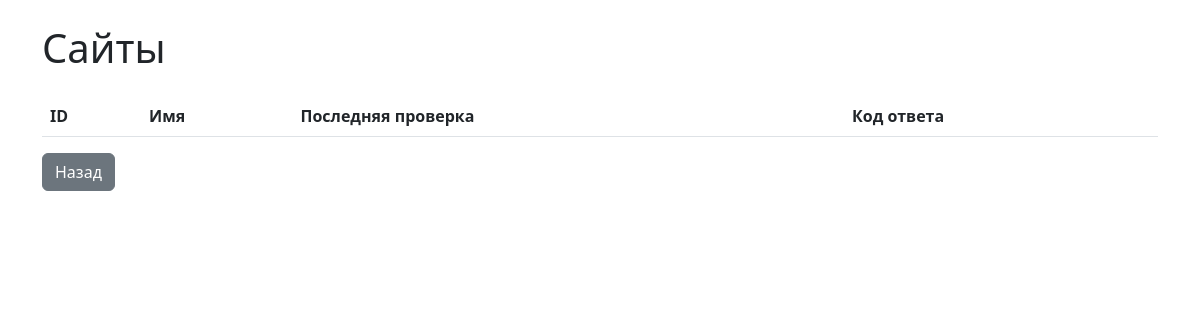
Page /urls on the earlier database version.
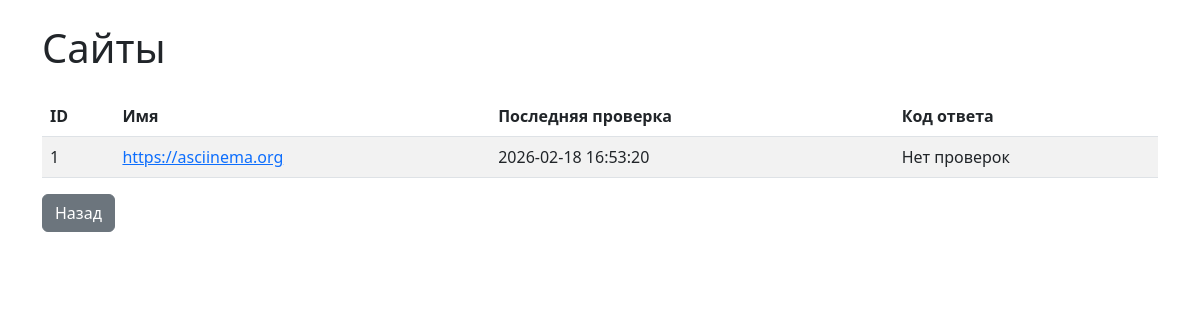
Same page on the later database version.
### tables this page shows
CREATE TABLE urls (
    id INTEGER PRIMARY KEY AUTOINCREMENT,
    name TEXT UNIQUE NOT NULL,
    created_at TEXT NOT NULL DEFAULT (datetime('now'))
);

### page_analyzer/app.py (the view)
@app.route('/urls')
def urls_list():
    con = get_db_connection()
    try:
        con.row_factory = sqlite3.Row  # чтобы получать словари, а не кортежи
        cur = con.cursor()
        cur.execute("SELECT id, name, created_at FROM urls ORDER BY datetime(created_at) DESC")
        rows = cur.fetchall()
        urls = []
        for row in rows:
            urls.append({
                'id': row['id'],
                'name': row['name'],
                'created_at': datetime.strptime(row['created_at'], '%Y-%m-%d %H:%M:%S')
            })
    finally:
        con.close()
    return render_template('urls.html', urls=urls)

### page_analyzer/app.py (called while the page is built)
def get_db_connection():
    conn = sqlite3.connect(os.getenv('SQLALCHEMY_DATABASE_URI', 'db.sqlite3'))
    conn.row_factory = sqlite3.Row  # Чтобы возвращать словари вместо кортежей
    return conn

### page_analyzer/templates/urls.html (shortened to what this page needs)
<!DOCTYPE html>
<html lang="ru">
<head>
  <link href="https://cdn.jsdelivr.net/npm/bootstrap@5.3.0/dist/css/bootstrap.min.css" rel="stylesheet" />
</head>
<body>
<div class="container py-4">
  <h1 class="mb-4">Сайты</h1>
  <table class="table table-striped" data-test="urls">
    <thead>
      <tr>
        <th>ID</th>
        <th>Имя</th>
        <th>Последняя проверка</th>
        <th>Код ответа</th>
      </tr>
    </thead>
    <tbody>
      {% for url in urls %}
      <tr>
        <td>{{ url.id }}</td>
        <td><a href="{{ url_for('url_detail', url_id=url.id) }}">{{ url.name }}</a></td>
        <td>{{ url.created_at.strftime('%Y-%m-%d %H:%M:%S') }}</td>
        <td>Нет проверок</td>
      </tr>
      {% endfor %}
    </tbody>
  </table>
  <a href="{{ url_for('index') }}" class="btn btn-secondary">Назад</a>
</div>
</body>
</html>

Differences in the rows shown:
added urls: id "1", name "https://asciinema.org", created_at "2026-02-18 16:53:20"
